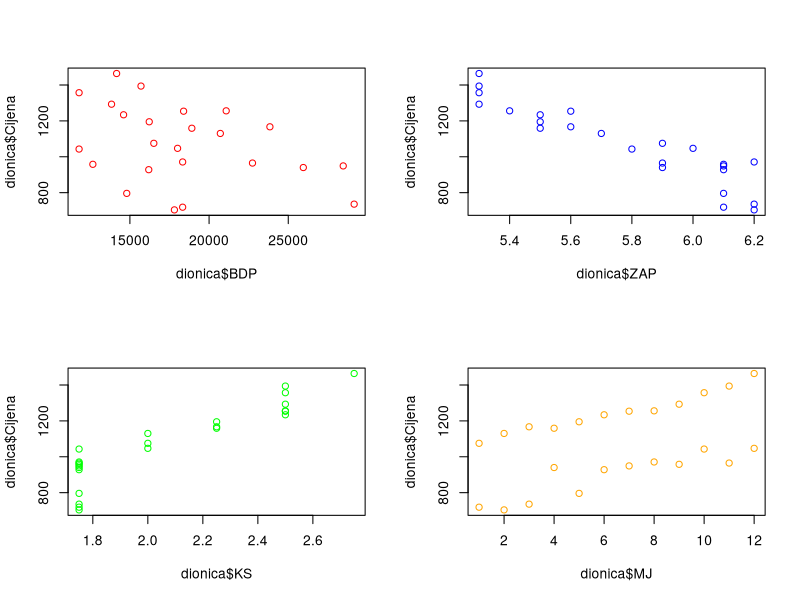
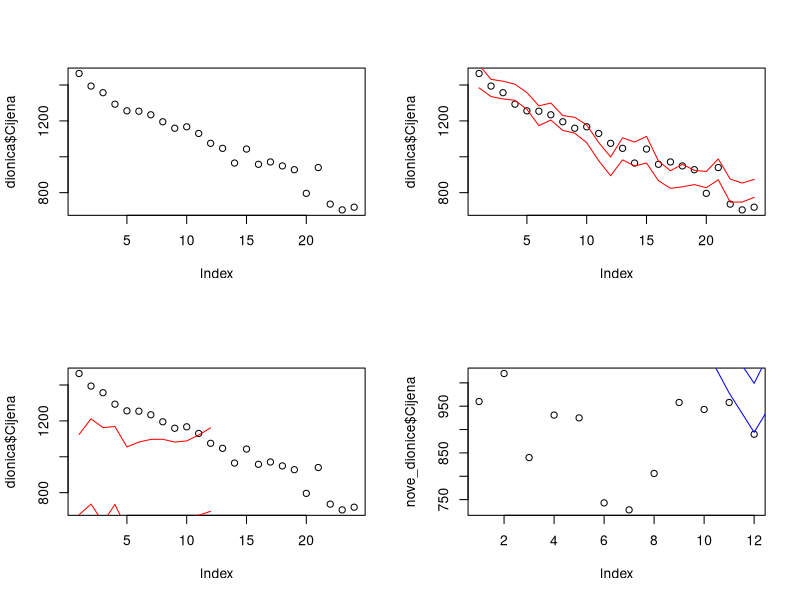
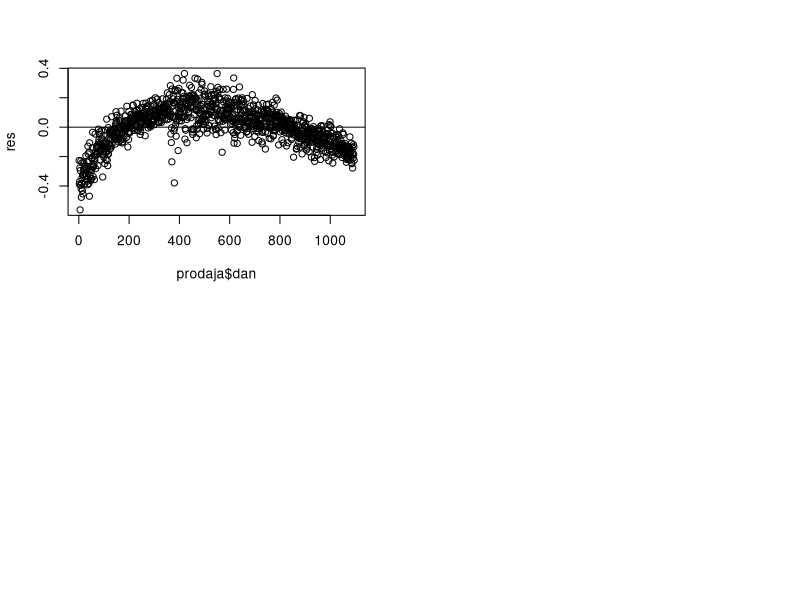

The R script that drew these images, in order:
## ---- chunk 1
knitr::opts_chunk$set(echo = TRUE)
## ---- chunk 2
#grafičko testiranje ovisnosti
dionica = read.csv("dionica.csv") #učitavanje podataka
par(mfrow=c(2,2)) 
plot(dionica$BDP, dionica$Cijena, col="red")
plot(dionica$ZAP, dionica$Cijena, col="blue") #moguća zavisnost
plot(dionica$KS, dionica$Cijena, col="green")
plot(dionica$MJ, dionica$Cijena, col= "orange") #moguća zavisnost

#testiranje ovisnosti kroz model
model = lm(dionica$Cijena ~ dionica$BDP+dionica$ZAP+dionica$KS+dionica$MJ)
summary(model) 
#mali p value - model statisticki značajan
#ZAP zavisan najviše, MJ nakon njega, BDP nije tolko važan za cijenu
## ---- chunk 3
#pouzdana pruga za srednju vrijednost
plot(dionica$Cijena)
matrica = predict(model, level=0.9, i="c") 
matrica = as.data.frame(matrica)
plot(dionica$Cijena)
lines(matrica$lwr, col="red") 
lines(matrica$upr, col="red")
## ---- chunk 4
#testiranje da je koeficijent uz kamatna stopu 100

model2 = lm(dionica$Cijena ~dionica$BDP+dionica$ZAP+ offset(100*dionica$KS)+dionica$MJ)
anova(model2,model)
#velika p vrijednost, ne odbacujemo nul hipotezu, znaci da je ovaj koeficijent 100

## ---- chunk 5
nove_dionice = read.csv("nova_cijena.csv") #učitavanje podataka
novi_model = lm(nove_dionice$Cijena ~ nove_dionice$BDP+nove_dionice$ZAP+nove_dionice$KS+nove_dionice$MJ)
predict(novi_model, i="c")
dionica$Cijena

#Ninin i Tein nacin
matrica2 = predict(novi_model, level=0.9, i="p")
matrica2 = as.data.frame(matrica2)
plot(dionica$Cijena)
lines(matrica2$lwr, col="red") 
lines(matrica2$upr, col="red")
#obrnuto
plot(nove_dionice$Cijena)
lines(matrica$lwr, col="blue") 
lines(matrica$upr, col="blue")

#dionica ima 24 tocke
#nove_dionice imaju 12 tocaka

anova(model, novi_model)
AIC(model)
AIC(novi_model)
BIC(model)
BIC(novi_model)
#bolji model je ovaj novi
## ---- chunk 6
#uklananje točaka radi poboljšanja prediktivne vrijednosti
library(base)

distance = cooks.distance(model)
length(distance[distance > 0.5]) 
#nema utjecajnih tocaka 
## ---- chunk 7
prodaja = read.table("prodaja.dat", header=TRUE) 
model = lm(prodaja$kolicina~prodaja$dan)
summary(model)
## ---- chunk 8
#1.linearnost podataka
res = resid(model)
plot(prodaja$dan, res) 
abline(a=0,b=0)
#raspršenje oko apcise ukazuje na nelinearnost

#2.nezavisnost grešaka
library(lmtest)
dwtest(model)
#mala p vrijednost, odbacujemo null hipotezu 
#nul hipoteza je da ne postoji korelacija 

#3. homogenost greška

#4. normalnost greška
## ---- chunk 9

